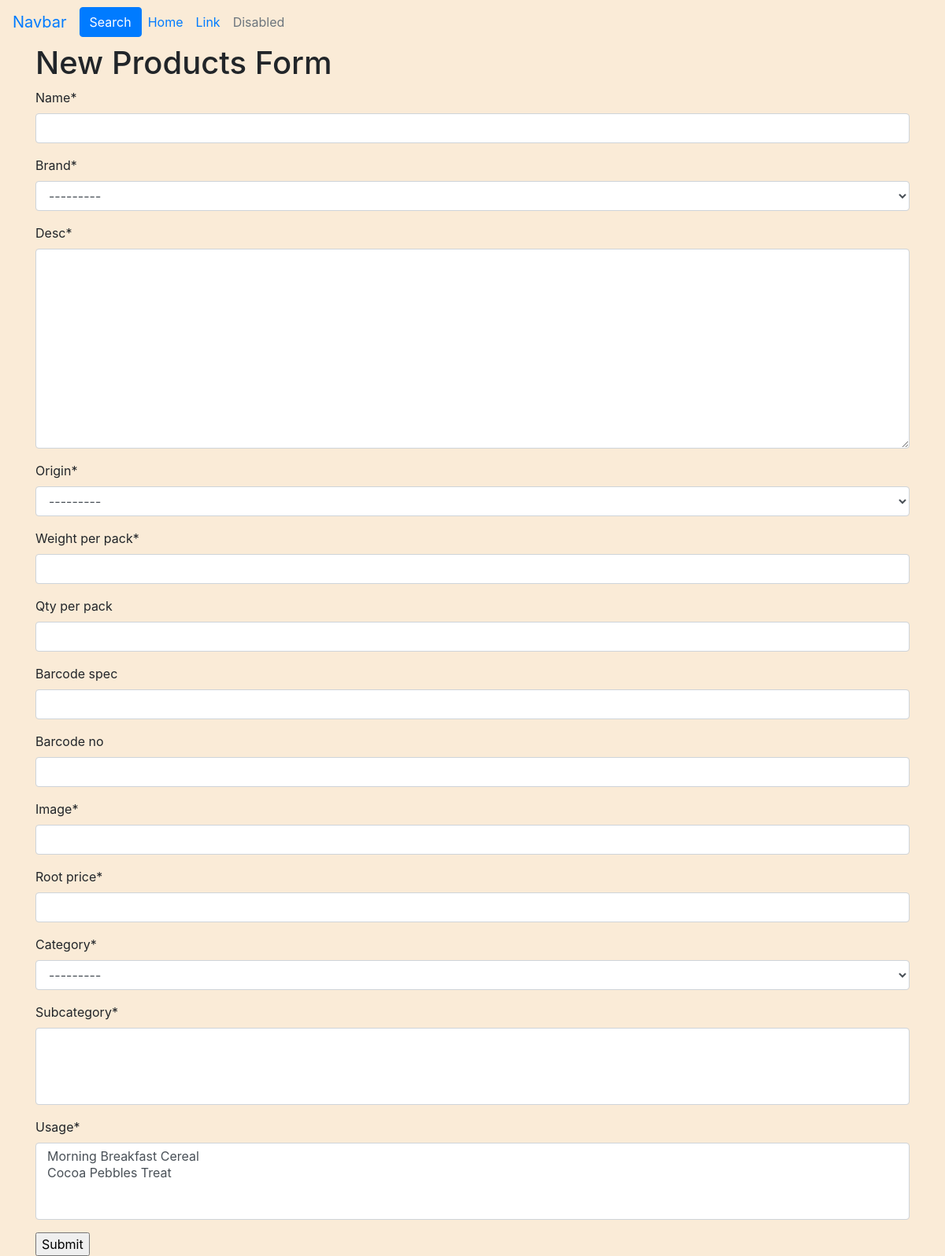
/products/create (signed in), run on an earlier commit of the app's database.
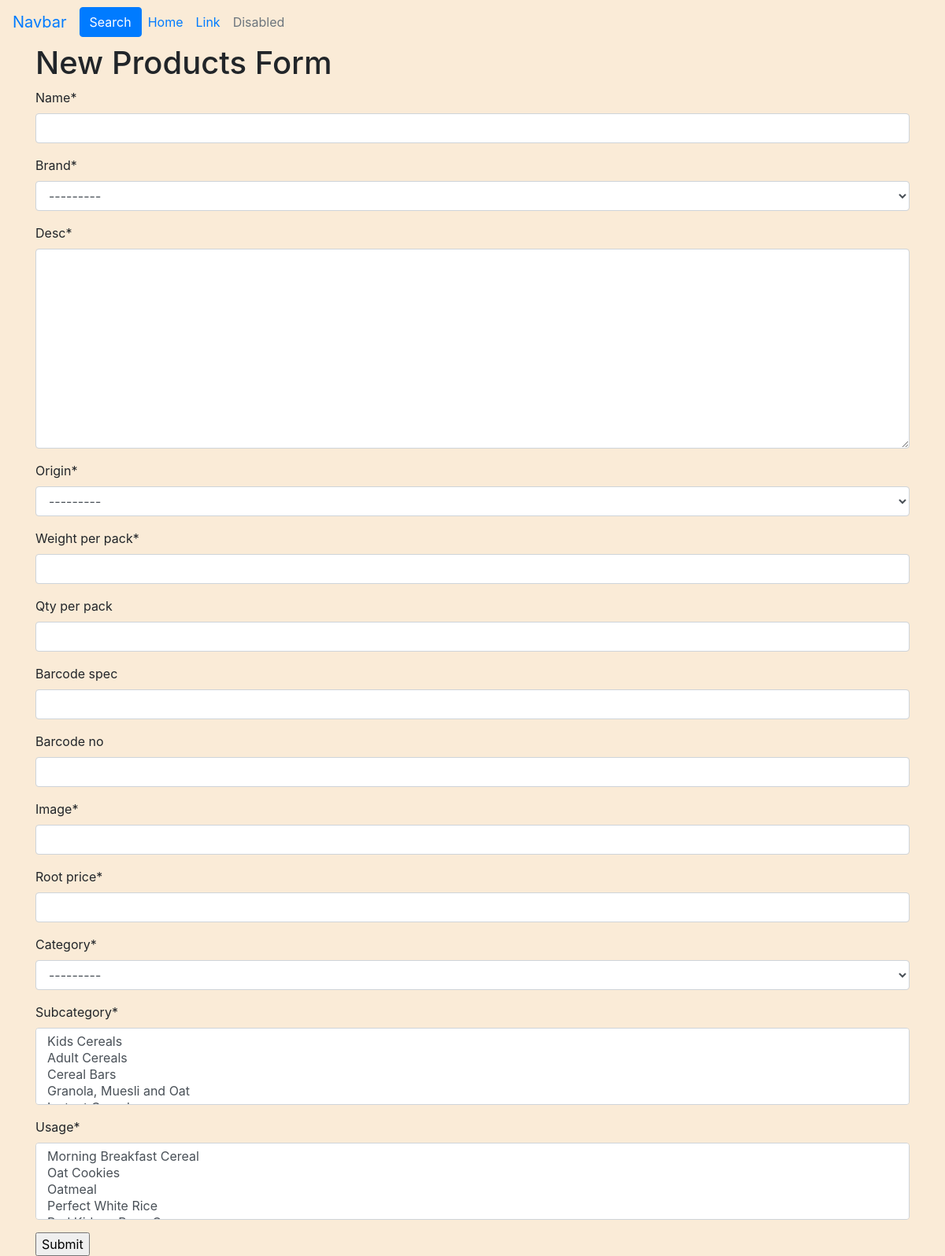
And on a later commit of the database.
### products/models.py (models this page shows)
class Brand(models.Model):
    name = models.CharField(blank=False, max_length=50)
    def __str__(self):
        return self.name

class Country(models.Model):
    name = models.CharField(blank=False, max_length=50)
    def __str__(self):
        return self.name

class Category(models.Model):
    name = models.CharField(blank=False, max_length=50)
    cat_no = models.IntegerField(blank=False)
    url_tag = models.CharField(blank=False, max_length=50)
    def __str__(self):
        return self.name

### products/views.py (the view)
# urls.py: path('create', products.views.input_product,
@login_required
@permission_required('products.input_product')
def input_product(request):
    if request.method == 'POST':
        input_form = ProductForm(request.POST)
        if input_form.is_valid():
            new_product = input_form.save(commit=False)
            new_product.editor = request.user
            new_product.save()
            messages.success(request,
                             f"New Product {input_form.data['name']}"
                             f"has been entered into the system")
            return redirect(reverse(index))
        else:
            return render(request, 'products/input_product.template.html', {
                          'form': input_form
                          })
    else:
        input_form = ProductForm()
        return render(request, 'products/input_product.template.html', {
            'form': input_form
        })

### products/forms.py
class ProductForm(forms.ModelForm):
    class Meta:
        model = Product
        fields = ('name', 'brand', 'desc', 'origin', 'weight_per_pack',
                  'qty_per_pack', 'barcode_spec', 'barcode_no', 'image',
                  'root_price', 'category', 'subcategory', 'usage')
        widgets = {
            'editor': forms.HiddenInput(),
        }

### products/models.py (called while the page is built)
    def __str__(self):
        return self.name

    def __str__(self):
        return self.name

### products/templates/products/input_product.template.html (shortened to what this page needs)
{% extends 'base.template.html' %}
{%load crispy_forms_tags %}
{%load static%}
{%block content%}
    <h1>New Products Form</h1>
    <form method="POST">
    {{ form|crispy}}
    <input type="submit"/>
    </form>
  {% endblock %}

### templates/base.template.html (shortened to what this page needs)
{% load static %}
{% load crispy_forms_tags %}
<!doctype html>
<html lang="en">
  <head>
    <link rel="stylesheet" href="https://stackpath.bootstrapcdn.com/bootstrap/4.5.0/css/bootstrap.min.css">
    <link rel="stylesheet" href="{% static '/css/styles.css' %}">
  </head>
  <body>
  <nav class="navbar navbar-expand-lg">
  <a class="navbar-brand" href="#">Navbar</a>
  <div class="collapse navbar-collapse" id="navbarToggler">
  <form method="GET" class="form-inline">
    <input type="submit" value="Search" class="btn btn-primary"/>
    </form>
    <ul class="navbar-nav mr-auto mt-2 mt-lg-0">
      <li class="nav-item active">
        <a class="nav-link" href="#">Home <span class="sr-only">(current)</span></a>
      </li>
      <li class="nav-item">
        <a class="nav-link" href="#">Link</a>
      </li>
      <li class="nav-item">
        <a class="nav-link disabled" href="#" tabindex="-1" aria-disabled="true">Disabled</a>
      </li>
    </ul>
  </div>
</nav>
    <div class="container">
    {%block content%}
    {%endblock%}
    </div>
  </body>
</html>

### static/css/styles.css (style rules this page uses)
body { background-color: antiquewhite; }

What changed in the data, as far as the page shows it:
changed Brand: name "POST" → "Kellogg's" (drawn)
Also different on the page:
form field subcategory: (not shown) → "Kids Cereals / Adult Cereals / Cereal Bars / Granola, Muesli and Oat"
form field usage: "Morning Breakfast Cereal / Cocoa Pebbles Treat" → "Morning Breakfast Cereal / Oat Cookies / Oatmeal / Perfect White Rice"
